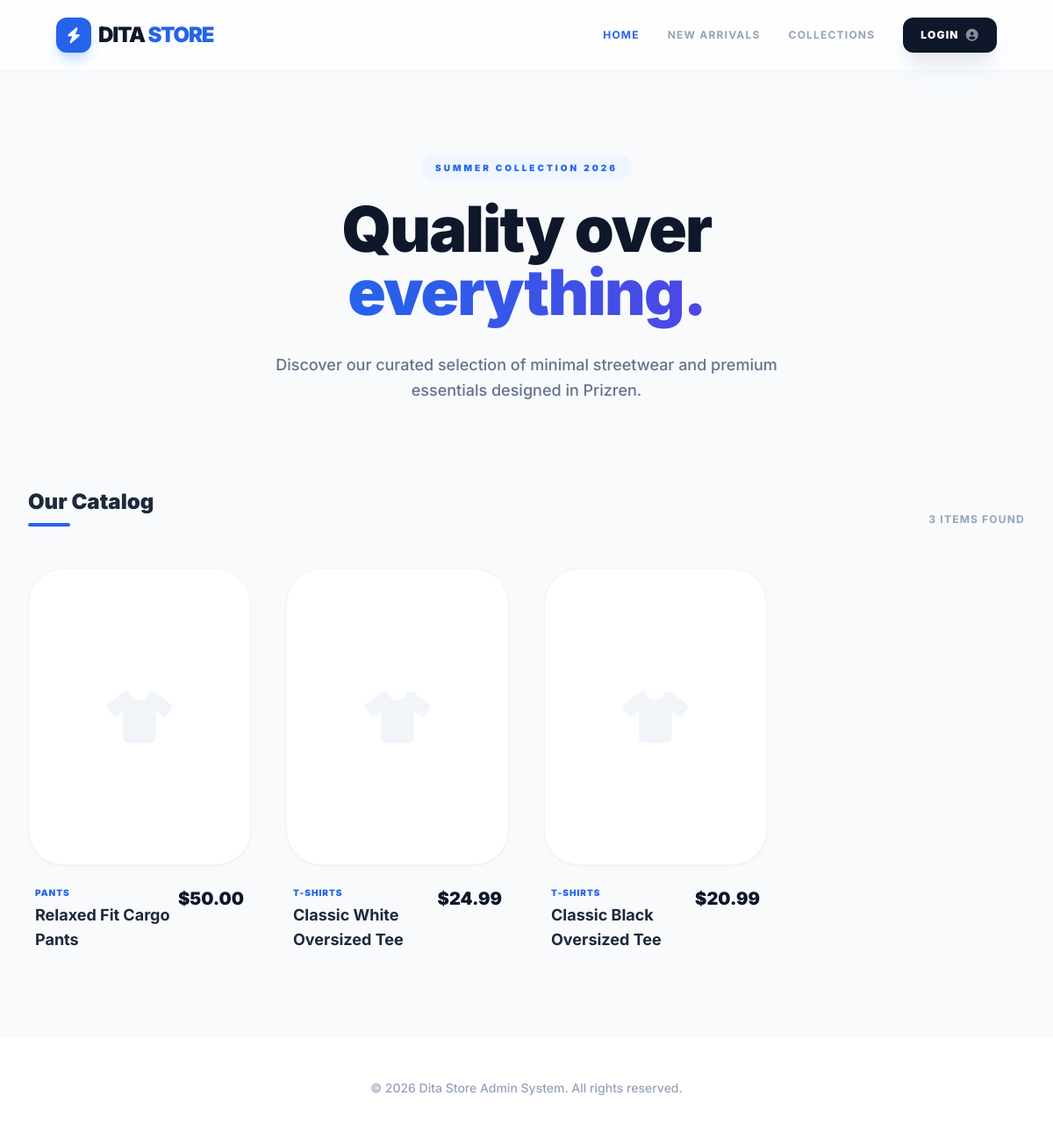
The page / on the database its author committed.
### tables this page shows
CREATE TABLE `products` (
  `id` int NOT NULL,
  `name` varchar(100) NOT NULL,
  `description` text,
  `price` decimal(10,2) NOT NULL,
  `stock` int NOT NULL DEFAULT '0',
  `category` varchar(50) DEFAULT NULL,
  `image` varchar(255) DEFAULT 'default.jpg',
  `created_at` timestamp NULL DEFAULT CURRENT_TIMESTAMP
);

### index.php (the view, shortened to what this page needs)
<?php
include('includes/connect.php');
try {
    $query = "SELECT * FROM products ORDER BY id DESC";
    $stmt = $conn->prepare($query);
    $stmt->execute();
    $products = $stmt->fetchAll();
} catch (PDOException $e) {
    die("Error fetching products: " . $e->getMessage());
}
?>
<!DOCTYPE html>
<html lang="en">
<head>
    <script src="https://cdn.tailwindcss.com"></script>
    <link rel="stylesheet" href="https://cdnjs.cloudflare.com/ajax/libs/font-awesome/6.0.0/css/all.min.css">
</head>
<body class="bg-slate-50 text-slate-900">
    <nav class="bg-white/80 backdrop-blur-md border-b border-slate-100 py-5 px-8 md:px-16 flex justify-between items-center sticky top-0 z-50">
        <div class="flex items-center gap-2">
            <div class="w-10 h-10 bg-blue-600 rounded-xl flex items-center justify-center text-white shadow-lg shadow-blue-200">
                <i class="fas fa-bolt text-lg"></i>
            </div>
            <h1 class="text-2xl font-black tracking-tighter uppercase">Dita <span class="text-blue-600">Store</span></h1>
        </div>
        <div class="flex items-center gap-8">
            <ul class="hidden md:flex items-center gap-8 text-xs font-bold uppercase tracking-widest text-slate-400">
                <li class="text-blue-600"><a href="#">Home</a></li>
                <li class="hover:text-slate-800 transition-colors"><a href="#">New Arrivals</a></li>
                <li class="hover:text-slate-800 transition-colors"><a href="#">Collections</a></li>
            </ul>
            <a href="login.php" class="flex items-center gap-2 bg-slate-900 text-white px-5 py-2.5 rounded-xl text-xs font-black uppercase tracking-widest hover:bg-blue-600 hover:-translate-y-0.5 transition-all shadow-xl shadow-slate-200">
                <span>Login</span>
                <i class="fas fa-user-circle text-sm opacity-50"></i>
            </a>
        </div>
    </nav>
    <header class="max-w-7xl mx-auto px-8 py-16 md:py-24 text-center">
        <span class="text-blue-600 font-black text-[10px] uppercase tracking-[0.3em] bg-blue-50 px-4 py-2 rounded-full">Summer Collection 2026</span>
        <h2 class="text-5xl md:text-7xl font-black tracking-tight mt-6 mb-8 text-slate-900">Quality over <br><span class="text-transparent bg-clip-text bg-gradient-to-r from-blue-600 to-indigo-600">everything.</span></h2>
        <p class="text-slate-500 text-lg max-w-xl mx-auto font-medium leading-relaxed">
            Discover our curated selection of minimal streetwear and premium essentials designed in Prizren.
        </p>
    </header>
    <main class="max-w-7xl mx-auto px-8 pb-24">
        <div class="flex justify-between items-end mb-12">
            <div>
                <h3 class="text-2xl font-black text-slate-800">Our Catalog</h3>
                <div class="h-1 w-12 bg-blue-600 mt-2 rounded-full"></div>
            </div>
            <p class="text-slate-400 font-bold text-xs uppercase tracking-widest"><?php echo count($products); ?> Items Found</p>
        </div>
        <div class="grid grid-cols-1 sm:grid-cols-2 lg:grid-cols-4 gap-10">
            <?php foreach($products as $row): ?>
            <div class="group cursor-pointer">
                <div class="relative aspect-[3/4] bg-white rounded-[2.5rem] border border-slate-100 shadow-sm flex items-center justify-center overflow-hidden transition-all group-hover:shadow-2xl group-hover:shadow-blue-500/10 group-hover:-translate-y-2">
                </div>
                <div class="mt-6 px-2">
                    <div class="flex justify-between items-start">
                        <div>
                            <p class="text-[10px] font-black text-blue-600 uppercase tracking-widest mb-1"><?php echo $row['category']; ?></p>
                            <h4 class="font-bold text-slate-800 text-lg group-hover:text-blue-600 transition-colors"><?php echo htmlspecialchars($row['name']); ?></h4>
                        </div>
                        <p class="text-xl font-black text-slate-900">$<?php echo number_format($row['price'], 2); ?></p>
                    </div>
                </div>
            </div>
            <?php endforeach; ?>
        </div>
    </main>
    <footer class="bg-white border-t border-slate-100 py-12">
        <div class="max-w-7xl mx-auto px-8 text-center">
            <p class="text-slate-400 text-sm font-medium">&copy; 2026 Dita Store Admin System. All rights reserved.</p>
        </div>
    </footer>
</body>
</html>

### index.php (style rules this page uses)
body { font-family: 'Inter', sans-serif; }

### rows shown on the page
products: category "PANTS", name "Relaxed Fit Cargo Pants", price "50.00"
products: category "T-SHIRTS", name "Classic White Oversized Tee", price "24.99"
products: category "T-SHIRTS", name "Classic Black Oversized Tee", price "20.99"

### other values the page prints
count($products) "3"
